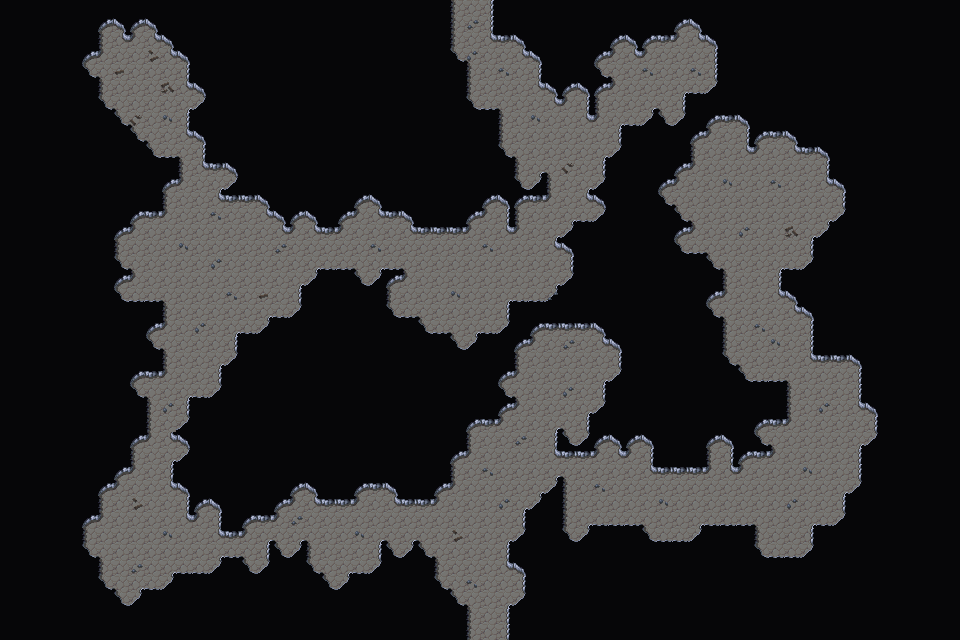

A level layout from a 2D game, rendered from its tile map. Below: a short description, then the map file with tile-grid data replaced by summaries:
An orthogonal 60x40 tile map with 16x16 px tiles, 4 tile layers (Background, Background Tint, Walls, Clutter), 2 tilesets and 5 objects.

<map version="1.5" tiledversion="1.7.2" orientation="orthogonal" renderorder="right-down" width="60" height="40" tilewidth="16" tileheight="16" infinite="0" nextlayerid="7" nextobjectid="69">
 <editorsettings>
  <export target="wastetown..tmx" format="tmx" />
 </editorsettings>
 <tileset firstgid="1" source="../../tileset/main.tsx" />
 <tileset firstgid="3477" source="../../tileset/buildings.tsx" />
 <layer id="1" name="Background" width="60" height="40">
  <data>[2400 cells, 2400 non-empty, 1 distinct tile ids]</data>
 </layer>
 <layer id="6" name="Background Tint" width="60" height="40" opacity="0.75">
  <data>[2400 cells, 2400 non-empty, 1 distinct tile ids]</data>
 </layer>
 <layer id="2" name="Walls" width="60" height="40">
  <data>[2400 cells, 1977 non-empty, 19 distinct tile ids]</data>
 </layer>
 <layer id="3" name="Clutter" width="60" height="40">
  <properties>
   <property name="spriteLayer" type="bool" value="true" />
  </properties>
  <data>[2400 cells, 47 non-empty, 8 distinct tile ids]</data>
 </layer>
 <objectgroup id="4" name="Objects">
  <object id="38" template="../../obj/entry_up.tx" x="480.98" y="639.379">
   <properties>
    <property name="teleport" value="" />
   </properties>
  </object>
  <object id="65" template="../../obj/door_down.tx" x="465.499" y="22.3333">
   <properties>
    <property name="teleport" value="maps/map/cave_25B.tmx" />
    <property name="teleportObjectId" value="66" />
   </properties>
  </object>
  <object id="66" template="../../obj/enemy.tx" x="469" y="577">
   <properties>
    <property name="enemy" value="Adventurer" />
   </properties>
  </object>
  <object id="67" template="../../obj/enemy.tx" x="173" y="150.5">
   <properties>
    <property name="enemy" value="Sliver" />
   </properties>
  </object>
  <object id="68" template="../../obj/treasure.tx" x="104.5" y="50.5" />
 </objectgroup>
</map>
